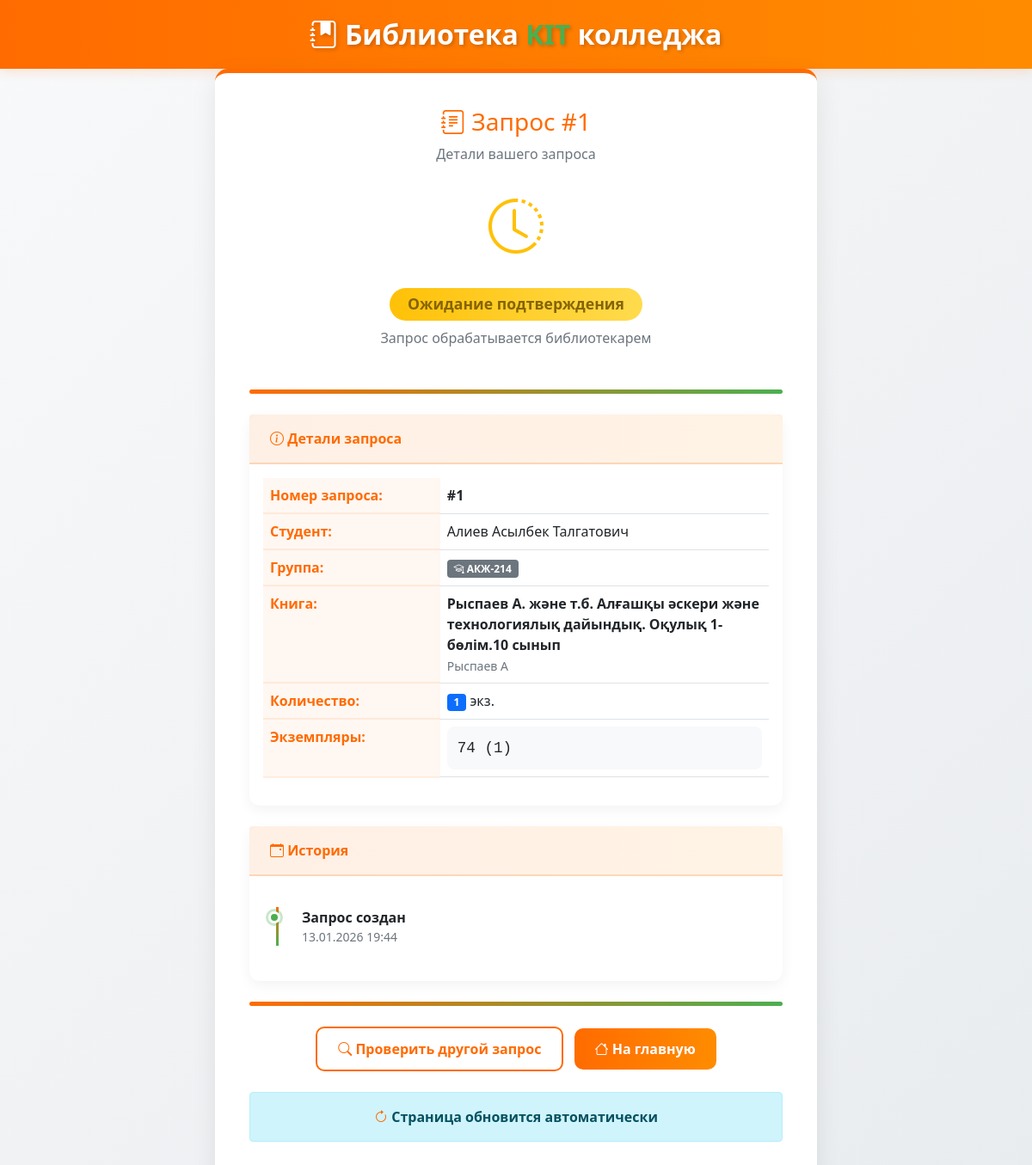
Screenshot of /check-status?request_id=1 with the database file from the repository.
### models.py (models this page shows, shortened)
class BookRequest(db.Model):
    __tablename__ = 'book_requests'
    id = db.Column(db.Integer, primary_key=True)
    request_number = db.Column(db.String(20), unique=True, nullable=True)
    student_id = db.Column(db.Integer, db.ForeignKey('students.id'), nullable=False)
    book_id = db.Column(db.Integer, db.ForeignKey('books.id'), nullable=False)
    request_date = db.Column(db.DateTime, nullable=False, default=db.func.now())
    issue_date = db.Column(db.DateTime)
    planned_return_date = db.Column(db.DateTime)
    actual_return_date = db.Column(db.DateTime)
    quantity = db.Column(db.Integer, nullable=False, default=1)
    status = db.Column(db.String(20), nullable=False, default='ожидание')
    requested_copy_codes = db.Column(db.String(500), nullable=True)
    book = db.relationship('Book', backref='requests')
    @property
    def assigned_copy_codes(self):
        if self.status == 'ожидание' and self.requested_copy_codes:
            return self.requested_copy_codes.replace(',', ', ')
        copies = BookCopy.query.filter_by(current_request_id=self.id).all()
        return ', '.join([copy.copy_code for copy in copies]) if copies else "-"

class Student(db.Model):
    __tablename__ = 'students'
    id = db.Column(db.Integer, primary_key=True)
    full_name = db.Column(db.String(100), nullable=False)
    group_id = db.Column(db.Integer, db.ForeignKey('groups.id'), nullable=False)
    book_requests = db.relationship('BookRequest', backref='student', lazy=True)

class Group(db.Model):
    __tablename__ = 'groups'
    id = db.Column(db.Integer, primary_key=True)
    name = db.Column(db.String(50), unique=True, nullable=False)
    language = db.Column(db.String(10), nullable=False)
    course = db.Column(db.Integer, nullable=False)
    students = db.relationship('Student', backref='group', lazy=True)

class Book(db.Model):
    __tablename__ = 'books'
    id = db.Column(db.Integer, primary_key=True)
    name = db.Column(db.String(200), nullable=False)
    author = db.Column(db.String(100), nullable=False)
    year = db.Column(db.Integer, nullable=False)
    total_quantity = db.Column(db.Integer, nullable=False)
    language = db.Column(db.String(10), nullable=False)
    course = db.Column(db.Integer, nullable=False)
    publisher = db.Column(db.String(100), nullable=True)  # Издательство
    copies = db.relationship('BookCopy', backref='book', lazy=True, cascade="all, delete-orphan")

### app.py (the view)
@app.route('/check-status', methods=['GET', 'POST'])
def check_status():
    request_input = None
    if request.method == 'POST':
        request_input = request.form.get('request_id', '').strip()
    else:
        request_input = request.args.get('request_id', '').strip()
    if request_input:
        if request_input.startswith('#'):
            request_input = request_input[1:]
        book_request = BookRequest.query.filter_by(request_number=request_input).first()
        if not book_request:
            try:
                request_id_int = int(request_input)
                book_request = BookRequest.query.get(request_id_int)
            except ValueError:
                pass
        if book_request:
            return render_template('status_result.html', book_request=book_request)
        else:
            flash('Запрос не найден')
    return render_template('check_status.html')

### templates/status_result.html (shortened to what this page needs)
<!DOCTYPE html>
<html lang="ru">
<head>
    <link href="https://cdn.jsdelivr.net/npm/bootstrap@5.1.3/dist/css/bootstrap.min.css" rel="stylesheet">
    <link rel="stylesheet" href="https://cdn.jsdelivr.net/npm/bootstrap-icons@1.8.1/font/bootstrap-icons.css">
</head>
<body>
    <header class="kit-header">
        <div class="container">
            <div class="text-center">
                <div class="kit-logo">
                    <i class="bi bi-journal-bookmark-fill"></i>
                    Библиотека <span>KIT</span> колледжа
                </div>
            </div>
        </div>
    </header>
    <div class="container">
        <div class="status-card">
            <div class="text-center mb-4">
                <h3 style="color: var(--kit-orange);">
                    <i class="bi bi-journal-text"></i> Запрос #{{ book_request.id }}
                </h3>
                <p class="text-muted">Детали вашего запроса</p>
            </div>
            <div class="text-center mb-5">
                {% if book_request.status == 'ожидание' %}
                    <div class="status-icon" style="color: #ffc107;">
                        <i class="bi bi-clock-history"></i>
                    </div>
                    <h4><span class="badge status-badge status-waiting">Ожидание подтверждения</span></h4>
                    <p class="text-muted">Запрос обрабатывается библиотекарем</p>
                {% elif book_request.status == 'выдано' %}
                    <div class="status-icon" style="color: var(--kit-orange);">
                        <i class="bi bi-check-circle"></i>
                    </div>
                    <h4><span class="badge status-badge status-issued">Книга выдана</span></h4>
                    <p class="text-muted">Вы можете забрать книгу в библиотеке</p>
                {% elif book_request.status == 'возвращено' %}
                    <div class="status-icon" style="color: var(--kit-green);">
                        <i class="bi bi-arrow-return-left"></i>
                    </div>
                    <h4><span class="badge status-badge status-returned">Книга возвращена</span></h4>
                    <p class="text-muted">Спасибо за возврат!</p>
                {% endif %}
            </div>
            <div class="color-strip"></div>
            <div class="card mb-4">
                <div class="card-header">
                    <i class="bi bi-info-circle"></i> Детали запроса
                </div>
                <div class="card-body">
                    <table class="table">
                        <tr>
                            <th width="35%">Номер запроса:</th>
                            <td><strong>#{{ book_request.id }}</strong></td>
                        </tr>
                        <tr>
                            <th>Студент:</th>
                            <td>{{ book_request.student.full_name if book_request.student else 'Неизвестно' }}</td>
                        </tr>
                        <tr>
                            <th>Группа:</th>
                            <td>
                                {% if book_request.student and book_request.student.group %}
                                    <span class="badge bg-secondary">
                                        <i class="bi bi-mortarboard"></i> {{ book_request.student.group.name }}
                                    </span>
                                {% else %}
                                    -
                                {% endif %}
                            </td>
                        </tr>
                        <tr>
                            <th>Книга:</th>
                            <td>
                                {% if book_request.book %}
                                    <strong>{{ book_request.book.name }}</strong><br>
                                    <small class="text-muted">{{ book_request.book.author }}</small>
                                {% else %}
                                    <span class="text-danger">Книга удалена</span>
                                {% endif %}
                            </td>
                        </tr>
                        <tr>
                            <th>Количество:</th>
                            <td><span class="badge bg-primary">{{ book_request.quantity }}</span> экз.</td>
                        </tr>
                        <tr>
                            <th>Экземпляры:</th>
                            <td>
                                <div class="copy-codes">
                                    {{ book_request.assigned_copy_codes }}
                                </div>
                            </td>
                        </tr>
                    </table>
                </div>
            </div>
            <div class="card">
                <div class="card-header">
                    <i class="bi bi-calendar-event"></i> История
                </div>
                <div class="card-body">
                    <div class="timeline">
                        <div class="timeline-item completed">
                            <strong>Запрос создан</strong>
                            <div class="text-muted small">
                                {{ book_request.request_date.strftime('%d.%m.%Y %H:%M') }}
                            </div>
                        </div>
                    </div>
                </div>
            </div>
            <div class="color-strip"></div>
            <div class="mt-4 text-center">
                <a href="{{ url_for('check_status') }}" class="btn btn-outline-primary me-2">
                    <i class="bi bi-search"></i> Проверить другой запрос
                </a>
                <a href="{{ url_for('index') }}" class="btn btn-primary">
                    <i class="bi bi-house"></i> На главную
                </a>
            </div>
            {% if book_request.status == 'ожидание' %}
            <div class="mt-4 text-center">
                <div class="alert alert-info">
                    <i class="bi bi-arrow-clockwise" style="color: var(--kit-orange);"></i>
                    <strong>Страница обновится автоматически</strong>
                </div>
            </div>
            {% endif %}
        </div>
    </div>
</body>
</html>

### templates/status_result.html (style rules this page uses)
:root { --kit-orange: #ff6b00; --kit-green: #4CAF50; }
body { background: linear-gradient(135deg, #f8f9fa 0%, #e9ecef 100%); min-height: 100vh; font-family: 'Segoe UI', Tahoma, Geneva, Verdana, sans-serif; }
.kit-header { background: linear-gradient(90deg, var(--kit-orange) 0%, #ff8c00 100%); padding: 1rem 0; box-shadow: 0 4px 12px rgba(255, 107, 0, 0.15); }
.kit-logo { font-size: 2rem; font-weight: 700; color: white; text-shadow: 2px 2px 4px rgba(0,0,0,0.2); }
.kit-logo span { color: var(--kit-green); }
.status-card { max-width: 700px; margin: 0 auto; padding: 2.5rem; background: white; border-radius: 15px; box-shadow: 0 10px 30px rgba(0,0,0,0.08); border-top: 5px solid var(--kit-orange); animation: fadeIn 0.6s ease-out; }
.status-icon { font-size: 4rem; margin-bottom: 1.5rem; }
.status-badge { font-size: 1.1rem; padding: 0.6em 1.2em; border-radius: 25px; font-weight: 600; }
.status-waiting { background: linear-gradient(90deg, #ffc107 0%, #ffdb4d 100%); color: #856404; }
.card { border: none; border-radius: 12px; box-shadow: 0 5px 15px rgba(0,0,0,0.05); margin-bottom: 1.5rem; }
.card-header { background: linear-gradient(90deg, rgba(255, 107, 0, 0.1) 0%, rgba(255, 140, 0, 0.1) 100%); border-bottom: 2px solid rgba(255, 107, 0, 0.2); color: var(--kit-orange); font-weight: 600; padding: 1rem 1.5rem; }
.table th { color: var(--kit-orange); font-weight: 600; border-bottom: 2px solid rgba(255, 107, 0, 0.1); background-color: rgba(255, 107, 0, 0.05); }
.btn-primary { background: linear-gradient(90deg, var(--kit-orange) 0%, #ff8c00 100%); border: none; border-radius: 10px; padding: 0.75rem 1.5rem; font-weight: 600; }
.btn-outline-primary { border: 2px solid var(--kit-orange); color: var(--kit-orange); border-radius: 10px; padding: 0.75rem 1.5rem; font-weight: 600; }
.timeline { position: relative; padding-left: 30px; margin: 20px 0; }
.timeline::before { content: ''; position: absolute; left: 15px; top: 0; bottom: 0; width: 3px; background: linear-gradient(to bottom, var(--kit-orange) 0%, var(--kit-green) 100%); }
.timeline-item { position: relative; margin-bottom: 25px; padding-left: 15px; }
.timeline-item::before { content: ''; position: absolute; left: -24px; top: 5px; width: 14px; height: 14px; border-radius: 50%; background-color: #adb5bd; border: 3px solid white; box-shadow: 0 0 0 2px #adb5bd; }
.timeline-item.completed::before { background-color: var(--kit-green); box-shadow: 0 0 0 3px rgba(76, 175, 80, 0.3); }
.color-strip { height: 5px; background: linear-gradient(90deg, var(--kit-orange) 0%, var(--kit-green) 100%); border-radius: 5px; margin: 1.5rem 0; }
.copy-codes { font-family: monospace; font-size: 1.1em; background: #f8f9fa; padding: 0.75rem; border-radius: 8px; word-break: break-all; }

### rows the page displays
BookRequest: id "1", quantity "1", assigned_copy_codes "74 (1)", request_date "13.01.2026 19:44"
Student: student "Алиев Асылбек Талгатович"
Group: student.group.name "АКЖ-214"
Book: book.name "Рыспаев А. және т.б. Алғашқы әскери және технологиялық дайындық. Оқулық 1-бөлім.10 сынып", book.author "Рыспаев А"
